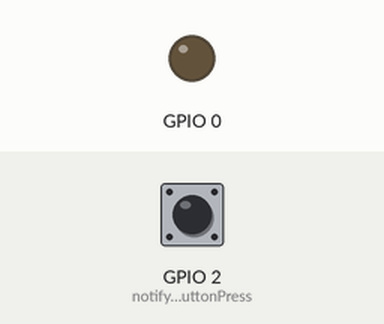
This sketch was run on a simulated ESP8266 (NodeMCU). Parts: output pins drawn as LEDs (lit = HIGH). Inputs (shaded band) come from the test bench; at power-on: GPIO 2 (notifyOnButtonPress) LOW. WiFi joins after 1.5 s; servers stay silent unless stated.

Above: at 3.0 s.
3.1 s: GPIO 2 (notifyOnButtonPress) pulled HIGH for 0.15 s
At 5.4 s:
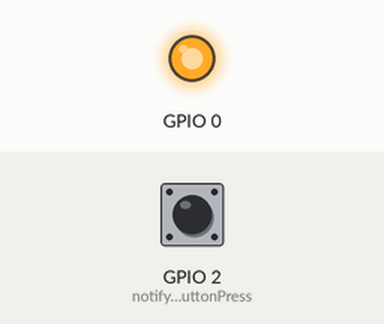
Timing chart, 0 to 6.9 s (numbered marks = the images above; inputs shaded):
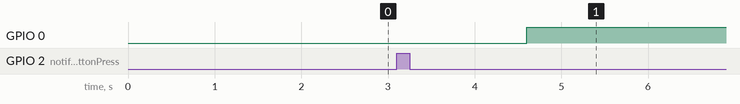

The sketch:

Home_automation_slave1.ino
```cpp
#define BLYNK_PRINT Serial


#include <ESP8266WiFi.h>
#include <BlynkSimpleEsp8266.h>

// You should get Auth Token in the Blynk App.
// Go to the Project Settings (nut icon).
char auth[] = "fca9c6912d554838bc49a3d077856874"; //You will get this Auth Token in Gmail if you signin Blynk app with your Gmail ID

// Your WiFi credentials.
// Set password to "" for open networks.
char ssid[] = "CSTEPHANO "; //Enter your WIFI Name
char pass[] = "19022227";//Enter your WIFI Password

WidgetBridge bridge1(V3);

void notifyOnButtonPress()
{
  // Invert state, since button is "Active LOW"
  int isButtonPressed = !digitalRead(2);
  if (isButtonPressed) {
  digitalWrite(0,HIGH);
  bridge1.virtualWrite(V0,"encender luz sala");
  delay(1000);
  bridge1.virtualWrite(V0,"c");
  }
  else{
  digitalWrite(0,LOW);
  bridge1.virtualWrite(V0,"apagar luz sala");
  delay(1000);
  bridge1.virtualWrite(V0,"c");
  }
  delay(500);
}

BLYNK_CONNECTED() {
  // Place the AuthToken of the second hardware here
  bridge1.setAuthToken("fa45e3f1246248559310a4017b8e5dd8");
}

void setup()
{
  // Debug console
  Serial.begin(9600);
  pinMode(2,INPUT);
  pinMode(0,OUTPUT);


  Blynk.begin(auth, ssid, pass);

  // Other Time library functions can be used, like:
  //   timeStatus(), setSyncInterval(interval)...
  // Read more: http://www.pjrc.com/teensy/td_libs_Time.html

  // Setup notification button on pin 2

  digitalWrite(0,LOW);
  // Attach pin 2 interrupt to our handler
  attachInterrupt(digitalPinToInterrupt(2), notifyOnButtonPress, CHANGE);
}

void loop()
{
  Blynk.run();
}
```

Measured:
- after the input at 3.1 s, GPIO 0: LOW → HIGH after 1.5 s
